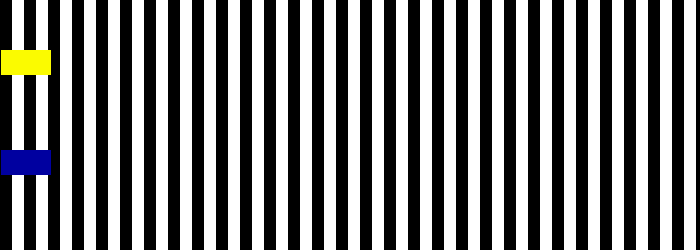
Frame 1 (no input)
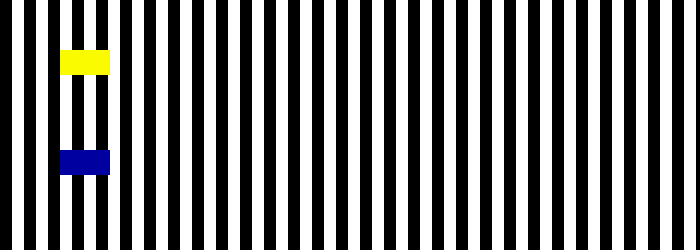
Frame 60 (the mouse pressed at the canvas centre just before this capture)
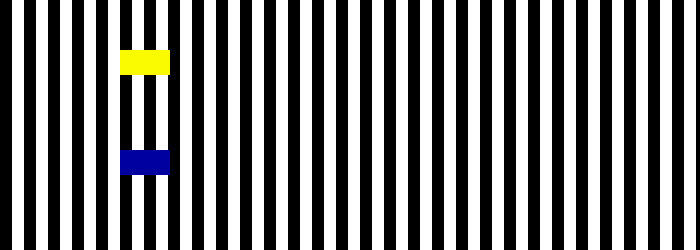
Frame 120 (the mouse held since frame 60 and released just before this capture)

The Processing sketch that drew these frames (run headless with seeded random() and noise(); from frame 60 on, the mouse is pressed at the canvas centre):

// Processing sketch: processing_159466
// ── processing_159466.pde

int startX=0; 
int startZ=0;
float xspeed=1;
int x;


void setup(){

size(700,250);
frameRate(50);
smooth();
}

void draw(){
// draw background; black and white strips
if(keyCode == UP){
background(255);
}
  
else {
  for(int y =0; y<700; y+=24){
  noStroke();
  fill(255);
  rect(y+12,0,12,height);
fill(0); 
rect(y,0,12,height);
}
}

//move rects
move();
rects();

}

void move(){
x+=xspeed; //increment x

//check if hit sides;
if(x>width-50 || x<0){
xspeed *= -1;
}
}

void rects(){
  noStroke();
  
  //yellow rect
  fill(251,251,0);
rect(x,50,50,25);
  
  //blue rect
  fill(0,0,160);
rect(x,150,50,25);
  
}
